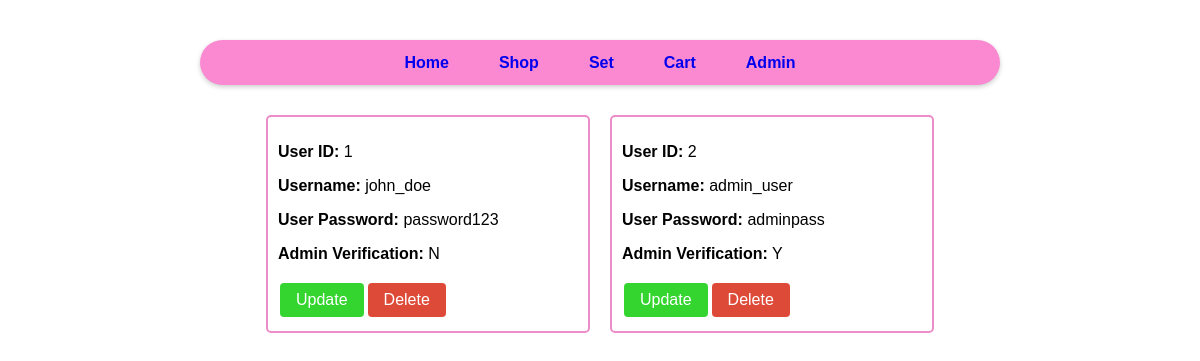
The app's page /Admin-UserListing.php (signed in) with its own data.
### tables this page shows
CREATE TABLE IF NOT EXISTS `user`
(
  user_ID INT(8) PRIMARY KEY NOT NULL AUTO_INCREMENT,
  user_name VARCHAR(45) NOT NULL,
  user_password VARCHAR(45) NOT NULL,
  user_admin ENUM('Y','N') NOT NULL,
  user_funds INT(10) NOT NULL DEFAULT 0
);

### Admin-UserListing.php (the view, shortened to what this page needs)
<!DOCTYPE html>
<html lang="en">
<head>
</head>
<body>
    <div class="user-page-container">
        <div class="nav-container">
                <div class="navbar">
                    <nav>
                    <a href="home.php">Home</a>
                    <a href="shop.php">Shop</a>
                    <a href="set.php">Set</a>
                    <a href="cart.php">Cart</a>
                    <?php if ($_SESSION['user_admin'] == 'Y'): ?>
                    <div class="dropdown">
                        <a href="#" class="dropbtn">Admin</a>
                </div>
                <?php endif; ?>
                    </nav>
                </div>
        </div>
        <div class="container">
            <?php
            $servername = "localhost";
            $username = "root";
            $password = "";
            $database = "confectionary";
            $conn = new mysqli($servername, $username, $password, $database);
            $sql = "SELECT * FROM user";
            $result = $conn->query($sql);
            if ($result->num_rows > 0) {
                while($row = $result->fetch_assoc()) {
                    echo '<div class="item-box">';
                    echo '<p><strong>User ID:</strong> ' . $row["user_ID"] . '</p>';
                    echo '<p><strong>Username:</strong> ' . $row["user_name"] . '</p>';
                    echo '<p><strong>User Password:</strong> ' . $row["user_password"] . '</p>';
                    echo '<p><strong>Admin Verification:</strong> ' . $row["user_admin"] . '</p>';
                    echo '<form action="Admin-UserConfig.php" method="post">';
                    echo '<input type="submit" class="update-btn" name="update" value="Update">';
                    echo '<input type="submit" class="delete-btn" name="delete" value="Delete">';
                    echo '</form>';
                    echo '</div>';
                }
            } else {
                echo "0 results";
            }
            ?>
        </div>
    </div>
</body>
</html>

### Admin-UserListing.php (style rules this page uses)
body { display: flex; justify-content: center; align-items: center; margin: 0; }
.container { display: flex; flex-wrap: wrap; justify-content: center; align-items: center; }
.item-box { border: 1px solid #ccc; padding: 10px; margin: 10px; width: 300px; float: left; }
.update-btn { background-color: #34D52F; color: white; border: none; padding: 8px 16px; text-align: center; text-decoration: none; display: inline-block; font-size: 16px; margin: 4px 2px; cursor: pointer; border-radius: 4px; }
.delete-btn { background-color: #DE4A38; color: white; border: none; padding: 8px 16px; text-align: center; text-decoration: none; display: inline-block; font-size: 16px; margin: 4px 2px; cursor: pointer; border-radius: 4px; }
.nav-container { text-align: center; max-width: 800px; width: 100%; margin-bottom: 20px; }
.navbar { text-align: center; font-family: 'Trebuchet MS', 'Lucida Sans Unicode', 'Lucida Grande', 'Lucida Sans', Arial, sans-serif; font-size: 16px; font-weight: 700; line-height: 25px; background-color: #fa89d1; box-shadow: 0px 2px 5px rgba(0, 0, 0, 0.2); border-radius: 50px; margin-top: 40px; }
nav { display: flex; justify-content: center; align-items: center; }
nav a { text-decoration: none; margin: 0 15px; padding: 10px; }
.user-page-container { width: 100vw; height: 100vh; display: flex; align-items: center; flex-direction: column; }
.item-box { border: 2px solid #eb8dc8; border-radius: 5px; padding: 10px; margin: 10px; width: 300px; display: inline-block; font-family: 'Trebuchet MS', 'Lucida Sans Unicode', 'Lucida Grande', 'Lucida Sans', Arial, sans-serif; }
.dropdown { position: relative; display: inline-block; }

### records on screen
user: user_ID "1", user_name "john_doe", user_password "password123", user_admin "N"
user: user_ID "2", user_name "admin_user", user_password "adminpass", user_admin "Y"
